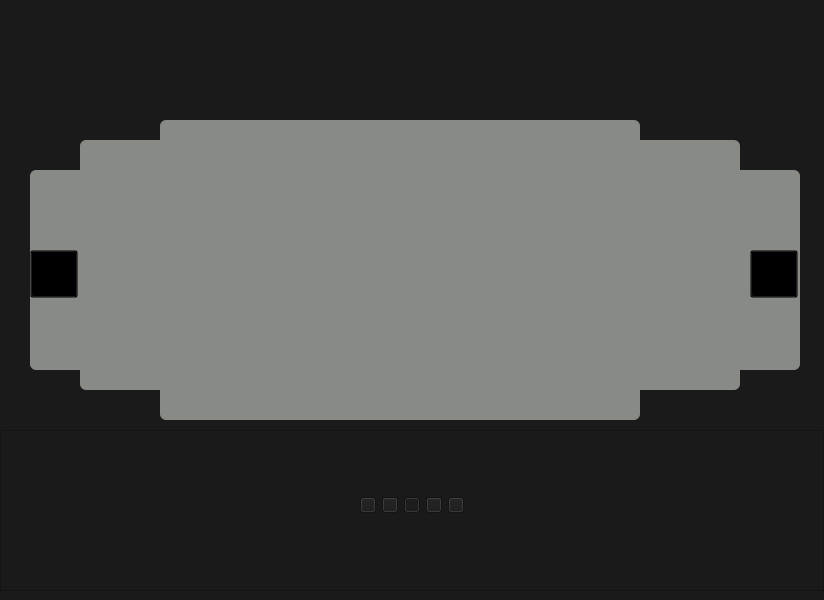
<?xml version="1.0" encoding="UTF-8"?>
<ui version="4.0">
 <class>banna</class>
 <widget class="QWidget" name="banna">
  <property name="enabled">
   <bool>true</bool>
  </property>
  <property name="geometry">
   <rect>
    <x>0</x>
    <y>0</y>
    <width>824</width>
    <height>600</height>
   </rect>
  </property>
  <property name="windowTitle">
   <string>Form</string>
  </property>
  <property name="styleSheet">
   <string notr="true">QWidget,QFrame
{
background-color: #1A1A1A;
}</string>
  </property>
  <widget class="QWidget" name="widgetImage" native="true">
   <property name="geometry">
    <rect>
     <x>0</x>
     <y>-10</y>
     <width>824</width>
     <height>471</height>
    </rect>
   </property>
   <property name="styleSheet">
    <string notr="true">QLabel
{
border-radius:6px;
}</string>
   </property>
   <widget class="QLabel" name="labelFirst">
    <property name="geometry">
     <rect>
      <x>30</x>
      <y>180</y>
      <width>320</width>
      <height>200</height>
     </rect>
    </property>
    <property name="styleSheet">
     <string notr="true">background-color: rgb(136, 138, 133);</string>
    </property>
    <property name="text">
     <string/>
    </property>
   </widget>
   <widget class="QLabel" name="labelSecond">
    <property name="geometry">
     <rect>
      <x>80</x>
      <y>150</y>
      <width>400</width>
      <height>250</height>
     </rect>
    </property>
    <property name="styleSheet">
     <string notr="true">background-color: rgb(136, 138, 133);</string>
    </property>
    <property name="text">
     <string/>
    </property>
   </widget>
   <widget class="QLabel" name="labelThird">
    <property name="geometry">
     <rect>
      <x>160</x>
      <y>130</y>
      <width>480</width>
      <height>300</height>
     </rect>
    </property>
    <property name="styleSheet">
     <string notr="true">background-color: rgb(136, 138, 133);</string>
    </property>
    <property name="text">
     <string/>
    </property>
   </widget>
   <widget class="QLabel" name="labelFourth">
    <property name="geometry">
     <rect>
      <x>340</x>
      <y>150</y>
      <width>400</width>
      <height>250</height>
     </rect>
    </property>
    <property name="styleSheet">
     <string notr="true">background-color: rgb(136, 138, 133);</string>
    </property>
    <property name="text">
     <string/>
    </property>
   </widget>
   <widget class="QLabel" name="labelFifth">
    <property name="geometry">
     <rect>
      <x>480</x>
      <y>180</y>
      <width>320</width>
      <height>200</height>
     </rect>
    </property>
    <property name="styleSheet">
     <string notr="true">background-color: rgb(136, 138, 133);</string>
    </property>
    <property name="text">
     <string/>
    </property>
   </widget>
   <widget class="QPushButton" name="pushButtonLeft">
    <property name="geometry">
     <rect>
      <x>30</x>
      <y>260</y>
      <width>48</width>
      <height>48</height>
     </rect>
    </property>
    <property name="styleSheet">
     <string notr="true">background-color: transparent;
border-image: url(:/images/banna_pic/other/less_than.png);</string>
    </property>
    <property name="text">
     <string/>
    </property>
   </widget>
   <widget class="QPushButton" name="pushButtonRight">
    <property name="geometry">
     <rect>
      <x>750</x>
      <y>260</y>
      <width>48</width>
      <height>48</height>
     </rect>
    </property>
    <property name="styleSheet">
     <string notr="true">background-color: transparent;background-color: transparent;
border-image: url(:/images/banna_pic/other/more_than.png);</string>
    </property>
    <property name="text">
     <string/>
    </property>
   </widget>
  </widget>
  <widget class="QFrame" name="frameDot">
   <property name="geometry">
    <rect>
     <x>0</x>
     <y>430</y>
     <width>824</width>
     <height>161</height>
    </rect>
   </property>
   <property name="minimumSize">
    <size>
     <width>0</width>
     <height>30</height>
    </size>
   </property>
   <property name="styleSheet">
    <string notr="true">QPushButton
{
	border-image: url(:/images/banna_pic/other/normal_gray.png);
}

QPushButton:checked
{
border-image: url(:/images/banna_pic/other/hover_blue.png);
}</string>
   </property>
   <property name="frameShape">
    <enum>QFrame::StyledPanel</enum>
   </property>
   <property name="frameShadow">
    <enum>QFrame::Raised</enum>
   </property>
   <layout class="QHBoxLayout" name="horizontalLayout_4">
    <property name="leftMargin">
     <number>0</number>
    </property>
    <property name="topMargin">
     <number>25</number>
    </property>
    <property name="rightMargin">
     <number>0</number>
    </property>
    <property name="bottomMargin">
     <number>35</number>
    </property>
    <item>
     <spacer name="horizontalSpacer">
      <property name="orientation">
       <enum>Qt::Horizontal</enum>
      </property>
      <property name="sizeHint" stdset="0">
       <size>
        <width>287</width>
        <height>20</height>
       </size>
      </property>
     </spacer>
    </item>
    <item>
     <widget class="QPushButton" name="pushButtonFirst">
      <property name="minimumSize">
       <size>
        <width>16</width>
        <height>16</height>
       </size>
      </property>
      <property name="maximumSize">
       <size>
        <width>16</width>
        <height>16</height>
       </size>
      </property>
      <property name="text">
       <string/>
      </property>
      <property name="checkable">
       <bool>true</bool>
      </property>
     </widget>
    </item>
    <item>
     <widget class="QPushButton" name="pushButtonSecond">
      <property name="minimumSize">
       <size>
        <width>16</width>
        <height>16</height>
       </size>
      </property>
      <property name="maximumSize">
       <size>
        <width>16</width>
        <height>16</height>
       </size>
      </property>
      <property name="text">
       <string/>
      </property>
      <property name="checkable">
       <bool>true</bool>
      </property>
     </widget>
    </item>
    <item>
     <widget class="QPushButton" name="pushButtonThird">
      <property name="minimumSize">
       <size>
        <width>16</width>
        <height>16</height>
       </size>
      </property>
      <property name="maximumSize">
       <size>
        <width>16</width>
        <height>16</height>
       </size>
      </property>
      <property name="text">
       <string/>
      </property>
      <property name="checkable">
       <bool>true</bool>
      </property>
      <property name="checked">
       <bool>true</bool>
      </property>
     </widget>
    </item>
    <item>
     <widget class="QPushButton" name="pushButtonFourth">
      <property name="minimumSize">
       <size>
        <width>16</width>
        <height>16</height>
       </size>
      </property>
      <property name="maximumSize">
       <size>
        <width>16</width>
        <height>16</height>
       </size>
      </property>
      <property name="text">
       <string/>
      </property>
      <property name="checkable">
       <bool>true</bool>
      </property>
     </widget>
    </item>
    <item>
     <widget class="QPushButton" name="pushButtonFifth">
      <property name="minimumSize">
       <size>
        <width>16</width>
        <height>16</height>
       </size>
      </property>
      <property name="maximumSize">
       <size>
        <width>16</width>
        <height>16</height>
       </size>
      </property>
      <property name="text">
       <string/>
      </property>
      <property name="checkable">
       <bool>true</bool>
      </property>
     </widget>
    </item>
    <item>
     <spacer name="horizontalSpacer_2">
      <property name="orientation">
       <enum>Qt::Horizontal</enum>
      </property>
      <property name="sizeHint" stdset="0">
       <size>
        <width>287</width>
        <height>20</height>
       </size>
      </property>
     </spacer>
    </item>
   </layout>
  </widget>
 </widget>
 <resources/>
 <connections/>
</ui>
